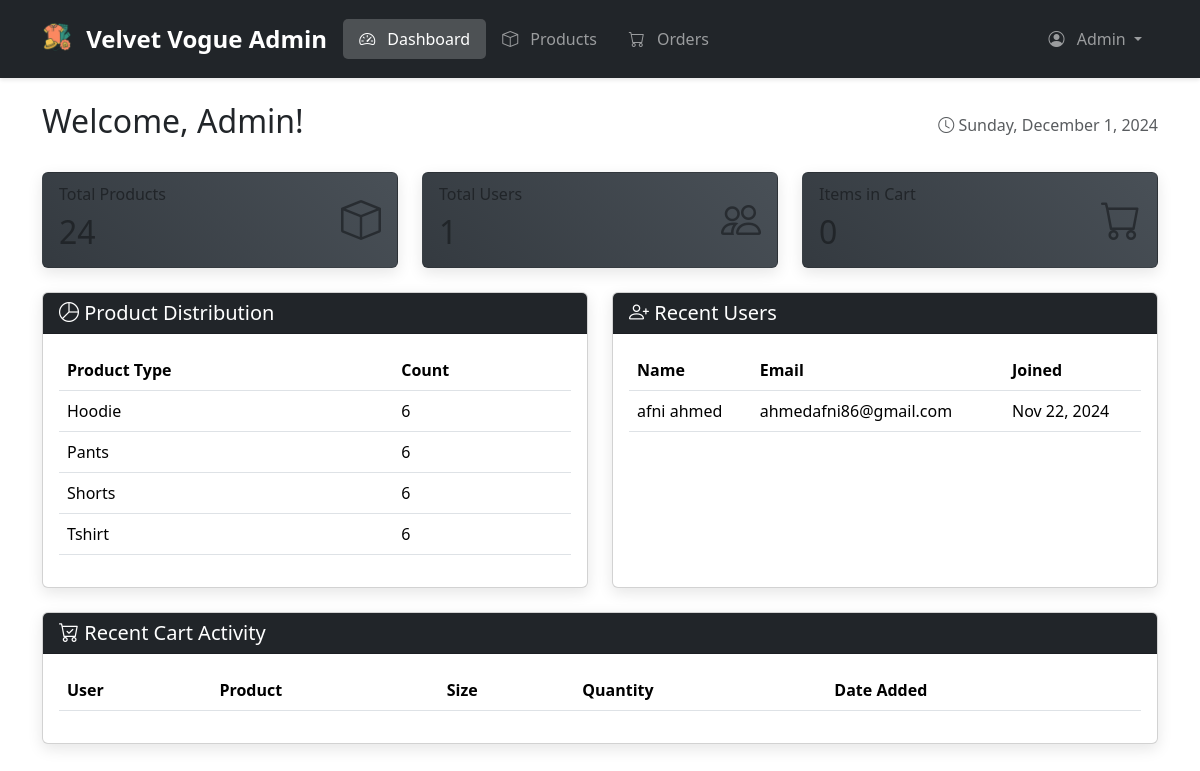
Screenshot of /Admin/index.php (signed in) with the database file from the repository.
### tables this page shows
CREATE TABLE `users` (
  `id` int(11) NOT NULL,
  `full_name` varchar(255) NOT NULL,
  `home_address` text NOT NULL,
  `postal_code` varchar(20) NOT NULL,
  `email` varchar(255) NOT NULL,
  `password` varchar(255) NOT NULL,
  `created_at` timestamp NULL DEFAULT current_timestamp()
);

### Admin/index.php (the view, shortened to what this page needs)
<?php
require_once 'includes/config.php';
$sql = "SELECT COUNT(*) as total FROM products";
$result = $conn->query($sql);
$total_products = $result->fetch_assoc()['total'];
$sql = "SELECT COUNT(*) as total FROM users";
$result = $conn->query($sql);
$total_users = $result->fetch_assoc()['total'];
$sql = "SELECT COUNT(*) as total FROM cart";
$result = $conn->query($sql);
$total_cart_items = $result->fetch_assoc()['total'];
$sql = "SELECT product_type, COUNT(*) as count FROM products GROUP BY product_type";
$product_types = $conn->query($sql);
$sql = "SELECT * FROM users ORDER BY created_at DESC LIMIT 5";
$recent_users = $conn->query($sql);
?>
<!DOCTYPE html>
<html lang="en">
<head>
    <link href="https://cdn.jsdelivr.net/npm/bootstrap@5.3.3/dist/css/bootstrap.min.css" rel="stylesheet">
    <link rel="stylesheet" href="https://cdn.jsdelivr.net/npm/bootstrap-icons@1.11.3/font/bootstrap-icons.min.css">
</head>
<body>
    <?php include 'includes/header.php'; ?>
    <div class="container mt-4">
        <div class="d-flex justify-content-between align-items-center mb-4">
            <h2>Welcome, <?php echo $_SESSION['admin_name']; ?>!</h2>
            <div class="text-muted">
                <i class="bi bi-clock"></i>
                <?php echo date('l, F j, Y'); ?>
            </div>
        </div>
        <div class="row g-4 mb-4">
            <div class="col-md-4">
                <div class="card stats-card h-100">
                    <div class="card-body">
                        <div class="d-flex justify-content-between align-items-center">
                            <div>
                                <h6 class="card-subtitle mb-2">Total Products</h6>
                                <h2 class="card-title mb-0"><?php echo $total_products; ?></h2>
                            </div>
                            <div class="stats-icon">
                                <i class="bi bi-box"></i>
                            </div>
                        </div>
                    </div>
                </div>
            </div>
            <div class="col-md-4">
                <div class="card stats-card h-100">
                    <div class="card-body">
                        <div class="d-flex justify-content-between align-items-center">
                            <div>
                                <h6 class="card-subtitle mb-2">Total Users</h6>
                                <h2 class="card-title mb-0"><?php echo $total_users; ?></h2>
                            </div>
                            <div class="stats-icon">
                                <i class="bi bi-people"></i>
                            </div>
                        </div>
                    </div>
                </div>
            </div>
            <div class="col-md-4">
                <div class="card stats-card h-100">
                    <div class="card-body">
                        <div class="d-flex justify-content-between align-items-center">
                            <div>
                                <h6 class="card-subtitle mb-2">Items in Cart</h6>
                                <h2 class="card-title mb-0"><?php echo $total_cart_items; ?></h2>
                            </div>
                            <div class="stats-icon">
                                <i class="bi bi-cart"></i>
                            </div>
                        </div>
                    </div>
                </div>
            </div>
        </div>
        <div class="row g-4">
            <div class="col-md-6">
                <div class="card h-100">
                    <div class="card-header bg-dark text-white">
                        <h5 class="mb-0">
                            <i class="bi bi-pie-chart"></i> Product Distribution
                        </h5>
                    </div>
                    <div class="card-body">
                        <div class="table-responsive">
                            <table class="table">
                                <thead>
                                    <tr>
                                        <th>Product Type</th>
                                        <th>Count</th>
                                    </tr>
                                </thead>
                                <tbody>
                                    <?php while($type = $product_types->fetch_assoc()): ?>
                                    <tr>
                                        <td><?php echo ucfirst($type['product_type']); ?></td>
                                        <td><?php echo $type['count']; ?></td>
                                    </tr>
                                    <?php endwhile; ?>
                                </tbody>
                            </table>
                        </div>
                    </div>
                </div>
            </div>
            <div class="col-md-6">
                <div class="card h-100">
                    <div class="card-header bg-dark text-white">
                        <h5 class="mb-0">
                            <i class="bi bi-person-plus"></i> Recent Users
                        </h5>
                    </div>
                    <div class="card-body recent-activity">
                        <div class="table-responsive">
                            <table class="table">
                                <thead>
                                    <tr>
                                        <th>Name</th>
                                        <th>Email</th>
                                        <th>Joined</th>
                                    </tr>
                                </thead>
                                <tbody>
                                    <?php while($user = $recent_users->fetch_assoc()): ?>
                                    <tr>
                                        <td><?php echo $user['full_name']; ?></td>
                                        <td><?php echo $user['email']; ?></td>
                                        <td><?php echo date('M d, Y', strtotime($user['created_at'])); ?></td>
                                    </tr>
                                    <?php endwhile; ?>
                                </tbody>
                            </table>
                        </div>
                    </div>
                </div>
            </div>
            <div class="col-12">
                <div class="card">
                    <div class="card-header bg-dark text-white">
                        <h5 class="mb-0">
                            <i class="bi bi-cart-check"></i> Recent Cart Activity
                        </h5>
                    </div>
                    <div class="card-body recent-activity">
                        <div class="table-responsive">
                            <table class="table">
                                <thead>
                                    <tr>
                                        <th>User</th>
                                        <th>Product</th>
                                        <th>Size</th>
                                        <th>Quantity</th>
                                        <th>Date Added</th>
                                    </tr>
                                </thead>
                            </table>
                        </div>
                    </div>
                </div>
            </div>
        </div>
    </div>
</body>
</html>

### Admin/index.php (style rules this page uses)
body { background-color: #f8f9fa; font-family: 'Arial', sans-serif; }
.card { border: none; border-radius: 15px; box-shadow: 0 5px 15px rgba(0, 0, 0, 0.1); transition: transform 0.3s ease; }
.stats-card { background: linear-gradient(45deg, #343a40, #495057); color: white; }
.stats-icon { font-size: 2.5rem; opacity: 0.8; }
.recent-activity { max-height: 400px; overflow-y: auto; }

### rows the page displays
users: full_name "afni ahmed", email "ahmedafni86@gmail.com", created_at "Nov 22, 2024"

### other values shown
$_SESSION['admin_name'] "Admin"
$total_products "24"
$total_users "1"
$total_cart_items "0"
$type['product_type'] "Hoodie"
$type['count'] "6"
$type['product_type'] "Pants"
$type['product_type'] "Shorts"
$type['product_type'] "Tshirt"
